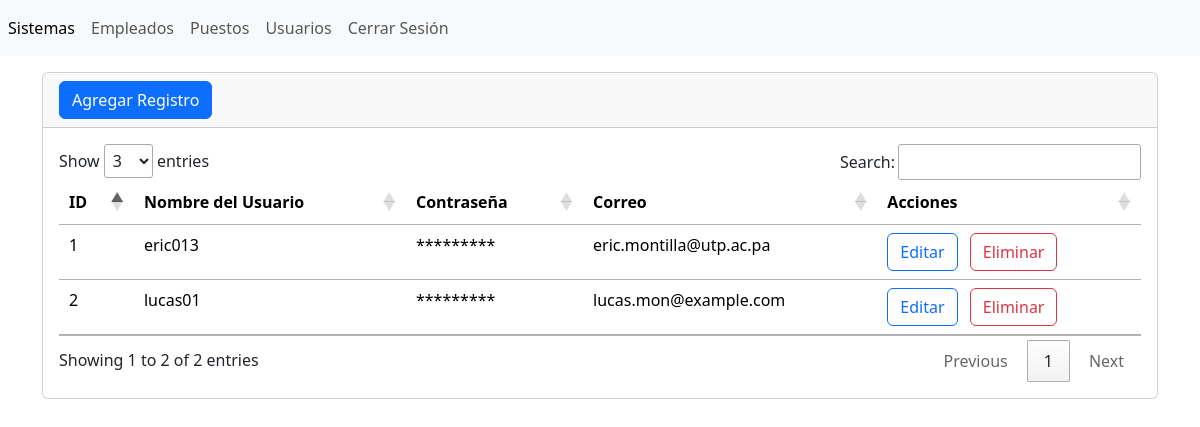
The page /sections/users/index.php (signed in) on the database its author committed.
### tables this page shows
CREATE TABLE `users` (
  `id` int(11) NOT NULL,
  `user` varchar(255) NOT NULL,
  `password` varchar(255) NOT NULL,
  `email` varchar(255) NOT NULL
);

### sections/users/index.php (the view, shortened to what this page needs)
<?php
    include("../../db.php");
    $conn = $conection->prepare("SELECT * FROM users");
    $conn->execute();
    $listTableUsers = $conn->fetchAll(PDO::FETCH_ASSOC);
?>
<?php include("../../templates/header.php"); ?>
<div class="table-responsive-sm mt-3">
        <div class="card">
            <div class="card-header">
            <a
                name=""
                id=""
                class="btn btn-primary"
                href="create.php"
                role="button"
                >Agregar Registro</a
            >
            </div>
            <div class="card-body">
                <table class="table" id="table_id">
                    <thead>
                        <tr>
                            <th scope="col">ID</th>
                            <th scope="col">Nombre del Usuario</th>
                            <th scope="col">Contraseña</th>
                            <th scope="col">Correo</th>
                            <th scope="col">Acciones</th>
                        </tr>
                    </thead>
                    <tbody>
                        <?php foreach($listTableUsers as $records) { ?>
                            <tr>
                                <td scope="row"><?php echo $records["id"] ?></td>
                                <td><?php echo $records["user"] ?></td>
                                <td>*********</td>
                                <td><?php echo $records["email"] ?></td>
                                <td>
                                    <a
                                        class="btn btn-outline-primary me-2"
                                        href="update.php?txtID=<?php echo $records["id"]; ?>"
                                        role="button"
                                    >
                                        Editar
                                    </a>
                                    <a
                                        class="btn btn-outline-danger"
                                        href="javascript:deleteRecords(<?php echo $records['id']; ?>)"
                                        role="button"
                                    >
                                        Eliminar
                                    </a>
                                </td>
                            </tr>
                        <?php } ?>
                    </tbody>
                </table>
            </div>
        </div>
        </div>
<?php include("../../templates/footer.php"); ?>

### rows shown on the page
users: id "1", user "eric013", email "eric.montilla@utp.ac.pa"
users: id "2", user "lucas01", email "lucas.mon@example.com"
